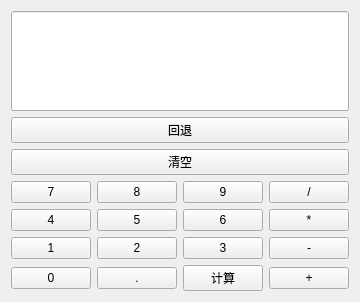
<?xml version="1.0" encoding="UTF-8"?>
<ui version="4.0">
 <class>Form</class>
 <widget class="QWidget" name="Form">
  <property name="geometry">
   <rect>
    <x>0</x>
    <y>0</y>
    <width>340</width>
    <height>296</height>
   </rect>
  </property>
  <property name="windowTitle">
   <string>计算器</string>
  </property>
  <layout class="QHBoxLayout" name="horizontalLayout">
   <item>
    <layout class="QVBoxLayout" name="verticalLayout">
     <item>
      <widget class="QLineEdit" name="lineEdit">
       <property name="minimumSize">
        <size>
         <width>0</width>
         <height>100</height>
        </size>
       </property>
       <property name="sizeIncrement">
        <size>
         <width>0</width>
         <height>0</height>
        </size>
       </property>
       <property name="baseSize">
        <size>
         <width>0</width>
         <height>0</height>
        </size>
       </property>
       <property name="font">
        <font>
         <pointsize>36</pointsize>
        </font>
       </property>
      </widget>
     </item>
     <item>
      <widget class="QPushButton" name="pushButton_back">
       <property name="text">
        <string>回退</string>
       </property>
      </widget>
     </item>
     <item>
      <widget class="QPushButton" name="pushButton_clear">
       <property name="text">
        <string>清空</string>
       </property>
      </widget>
     </item>
     <item>
      <layout class="QGridLayout" name="gridLayout">
       <item row="0" column="0">
        <widget class="QPushButton" name="pushButton_7">
         <property name="text">
          <string>7</string>
         </property>
        </widget>
       </item>
       <item row="0" column="3">
        <widget class="QPushButton" name="pushButton_div">
         <property name="text">
          <string>/</string>
         </property>
        </widget>
       </item>
       <item row="0" column="1">
        <widget class="QPushButton" name="pushButton_8">
         <property name="text">
          <string>8</string>
         </property>
        </widget>
       </item>
       <item row="3" column="0">
        <widget class="QPushButton" name="pushButton_0">
         <property name="text">
          <string>0</string>
         </property>
        </widget>
       </item>
       <item row="3" column="3">
        <widget class="QPushButton" name="pushButton_plus">
         <property name="text">
          <string>+</string>
         </property>
        </widget>
       </item>
       <item row="1" column="1">
        <widget class="QPushButton" name="pushButton_5">
         <property name="text">
          <string>5</string>
         </property>
        </widget>
       </item>
       <item row="0" column="2">
        <widget class="QPushButton" name="pushButton_9">
         <property name="text">
          <string>9</string>
         </property>
        </widget>
       </item>
       <item row="1" column="0">
        <widget class="QPushButton" name="pushButton_4">
         <property name="text">
          <string>4</string>
         </property>
        </widget>
       </item>
       <item row="1" column="2">
        <widget class="QPushButton" name="pushButton_6">
         <property name="text">
          <string>6</string>
         </property>
        </widget>
       </item>
       <item row="3" column="2">
        <widget class="QPushButton" name="pushButton_cal">
         <property name="text">
          <string>计算</string>
         </property>
        </widget>
       </item>
       <item row="1" column="3">
        <widget class="QPushButton" name="pushButton_mul">
         <property name="text">
          <string>*</string>
         </property>
        </widget>
       </item>
       <item row="2" column="2">
        <widget class="QPushButton" name="pushButton_3">
         <property name="text">
          <string>3</string>
         </property>
        </widget>
       </item>
       <item row="2" column="0">
        <widget class="QPushButton" name="pushButton_1">
         <property name="text">
          <string>1</string>
         </property>
        </widget>
       </item>
       <item row="3" column="1">
        <widget class="QPushButton" name="pushButton_10">
         <property name="text">
          <string>.</string>
         </property>
        </widget>
       </item>
       <item row="2" column="1">
        <widget class="QPushButton" name="pushButton_2">
         <property name="text">
          <string>2</string>
         </property>
        </widget>
       </item>
       <item row="2" column="3">
        <widget class="QPushButton" name="pushButton_sub">
         <property name="text">
          <string>-</string>
         </property>
        </widget>
       </item>
      </layout>
     </item>
    </layout>
   </item>
  </layout>
 </widget>
 <resources/>
 <connections/>
</ui>
